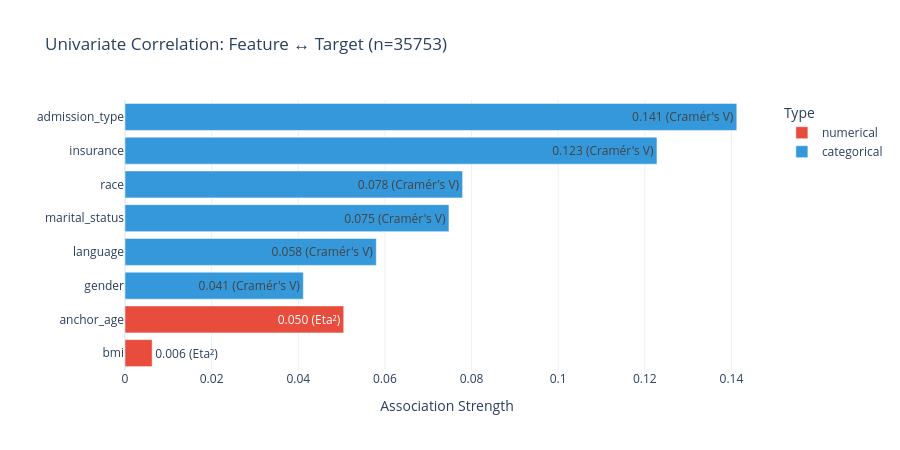

Here is the notebook cell this chart was saved with:
### Markdown cell above
## 8.1 Univariate Correlation (Feature ↔ Target)

### Code cell
# Univariate Correlation: How strongly does each feature alone relate to the target?
from scipy.stats import chi2_contingency

def cramers_v(x, y):
    """Cramér's V: Association for categorical × categorical (0 = none, 1 = perfect)."""
    ct = pd.crosstab(x, y)
    chi2 = chi2_contingency(ct)[0]
    n = len(x)
    min_dim = min(ct.shape) - 1
    if min_dim == 0 or n == 0:
        return 0.0
    return np.sqrt(chi2 / (n * min_dim))

def eta_squared(feature_values, target_values):
    """Eta²: Effect size for numerical × categorical (ANOVA). 0 = none, 1 = perfect."""
    groups = [feature_values[target_values == c].dropna() for c in sorted(target_values.unique())]
    groups = [g for g in groups if len(g) > 0]
    if len(groups) < 2:
        return 0.0
   
    grand_mean = feature_values.dropna().mean()
    ss_between = sum(len(g) * (g.mean() - grand_mean)**2 for g in groups)
    ss_total = ((feature_values.dropna() - grand_mean)**2).sum()
    if ss_total == 0:
        return 0.0
    return ss_between / ss_total

# Compute correlation for each feature
df_val_pd = X_val.copy()
df_val_pd['target'] = y_val

correlation_results = []
for feature in FEATURE_COLS:
    if feature in CAT_COLS:
        corr = cramers_v(df_val_pd[feature], df_val_pd['target'])
        method = "Cramér's V"
    else:
        corr = eta_squared(df_val_pd[feature], df_val_pd['target'])
        method = "Eta²"
    correlation_results.append({
        'Feature': feature,
        'Correlation': corr,
        'Method': method,
        'Type': 'categorical' if feature in CAT_COLS else 'numerical'
    })

df_corr = pd.DataFrame(correlation_results).sort_values('Correlation', ascending=False)

print("\nUnivariate Correlation (Feature → Target):\n")
print(df_corr.to_string(index=False, float_format='{:.4f}'.format))

# Plot
fig_corr = px.bar(
    df_corr.sort_values('Correlation'),
    x='Correlation', y='Feature', orientation='h',
    color='Type',
    color_discrete_map={'categorical': '#3498db', 'numerical': '#e74c3c'},
    text=df_corr.sort_values('Correlation').apply(
        lambda r: f"{r['Correlation']:.3f} ({r['Method']})", axis=1
    ),
    title=f"Univariate Correlation: Feature ↔ Target (n={len(y_val)})",
    labels={'Correlation': 'Association Strength', 'Feature': ''},
    template='plotly_white'
)
fig_corr.update_layout(height=450)
show_and_save(fig_corr, "correlation_univariate")

### Figure 1 — Plotly figure (JSON) as saved in the notebook; plotly's stock layout.template omitted (floating-point values rounded to 4 significant figures)
{"data": [{"hovertemplate": "Type=numerical<br>Association Strength=%{x}<br>=%{y}<br>text=%{text}<extra></extra>", "legendgroup": "numerical", "marker": {"color": "#e74c3c", "pattern": {"shape": ""}}, "name": "numerical", "orientation": "h", "showlegend": true, "text": ["0.006 (Eta²)", "0.050 (Eta²)"], "textposition": "auto", "type": "bar", "x": [0.006272, 0.05049], "xaxis": "x", "y": ["bmi", "anchor_age"], "yaxis": "y"}, {"hovertemplate": "Type=categorical<br>Association Strength=%{x}<br>=%{y}<br>text=%{text}<extra></extra>", "legendgroup": "categorical", "marker": {"color": "#3498db", "pattern": {"shape": ""}}, "name": "categorical", "orientation": "h", "showlegend": true, "text": ["0.041 (Cramér's V)", "0.058 (Cramér's V)", "0.075 (Cramér's V)", "0.078 (Cramér's V)", "0.123 (Cramér's V)", "0.141 (Cramér's V)"], "textposition": "auto", "type": "bar", "x": [0.04117, 0.05802, 0.07479, 0.07793, 0.1228, 0.1412], "xaxis": "x", "y": ["gender", "language", "marital_status", "race", "insurance", "admission_type"], "yaxis": "y"}], "layout": {"barmode": "relative", "height": 450, "legend": {"title": {"text": "Type"}, "tracegroupgap": 0}, "title": {"text": "Univariate Correlation: Feature ↔ Target (n=35753)"}, "xaxis": {"anchor": "y", "domain": [0, 1], "title": {"text": "Association Strength"}}, "yaxis": {"anchor": "x", "domain": [0, 1], "title": {"text": ""}}}}
